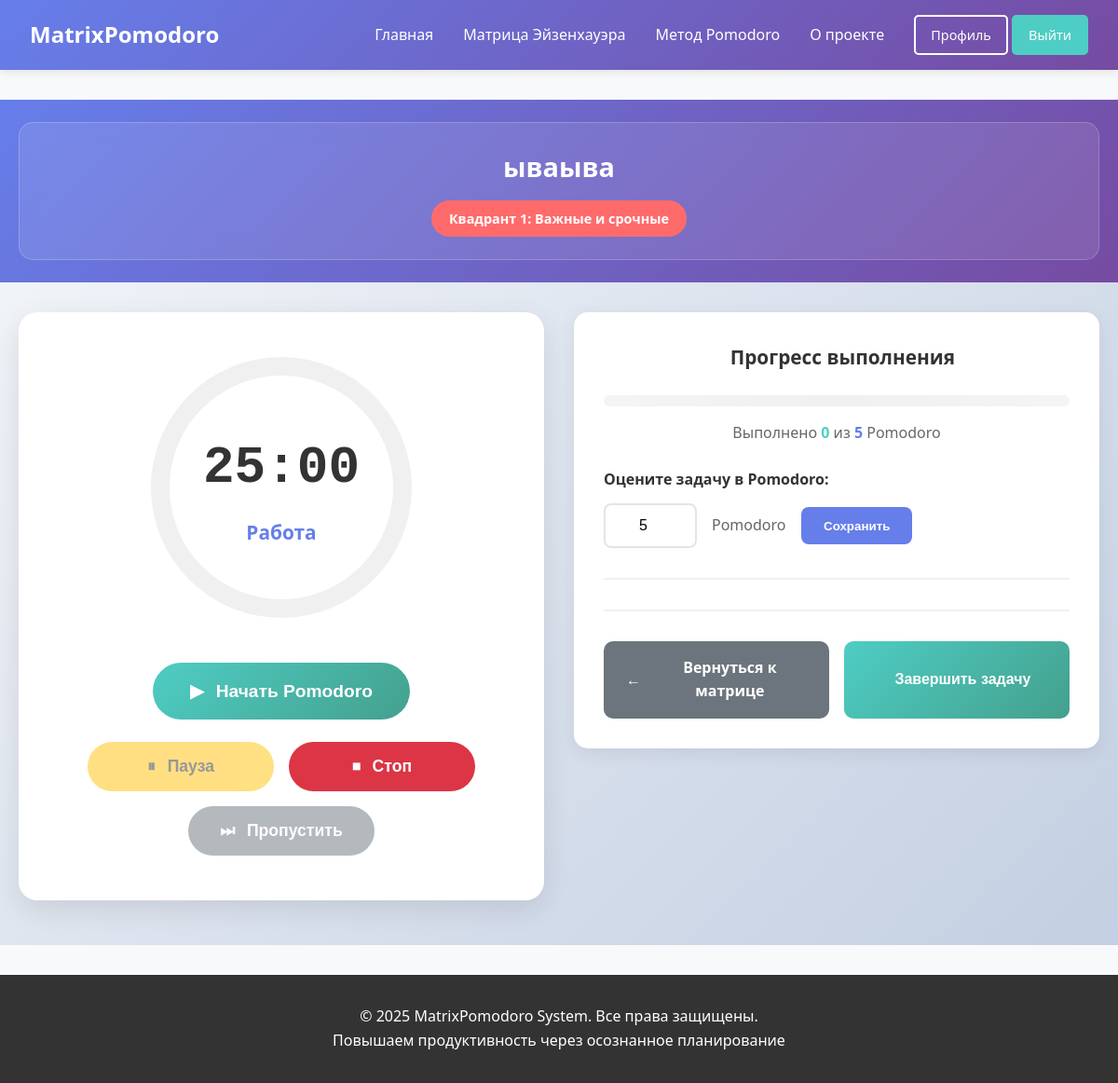
The app's page /pomodoro/task/17/ (signed in) with its own data.
### tasks/models.py (models this page shows, shortened)
class Task(models.Model):
    STATUS_CHOICES = [
        ('active', 'Активная'),
        ('completed', 'Завершена'),
        ('cancelled', 'Отменена'),
    ]
    user = models.ForeignKey(User, on_delete=models.CASCADE, verbose_name="Пользователь")
    quadrant = models.ForeignKey(EisenhowerQuadrant, on_delete=models.PROTECT,
                                 verbose_name="Квадрант", null=True, blank=True)
    title = models.CharField(max_length=200, verbose_name="Заголовок")
    description = models.TextField(blank=True, verbose_name="Описание")
    status = models.CharField(max_length=10, choices=STATUS_CHOICES, default='active', verbose_name="Статус")
    display_order = models.PositiveIntegerField(default=0, verbose_name="Порядок отображения")
    priority = models.PositiveIntegerField(default=1, verbose_name="Приоритет (1-10)")
    due_date = models.DateTimeField(null=True, blank=True, verbose_name="Срок выполнения")
    estimated_pomodoros = models.PositiveIntegerField(default=1, verbose_name="Планируемое количество Pomodoro")
    completed_pomodoros = models.PositiveIntegerField(default=0, verbose_name="Выполнено Pomodoro")
    created_at = models.DateTimeField(auto_now_add=True)
    updated_at = models.DateTimeField(auto_now=True)
    completed_at = models.DateTimeField(null=True, blank=True, verbose_name="Фактическое время выполнения")
    class Meta:
        verbose_name = "Задача"
        verbose_name_plural = "Задачи"
        ordering = ['quadrant__priority_order', 'display_order', 'created_at']

class EisenhowerQuadrant(models.Model):
    name = models.CharField(max_length=100, verbose_name="Название квадранта")
    description = models.TextField(verbose_name="Описание")
    priority_order = models.IntegerField(verbose_name="Порядок отображения (1-4)")
    color_code = models.CharField(max_length=7, default='#FFFFFF', verbose_name="Цвет (HEX)")
    icon = models.CharField(max_length=50, blank=True, verbose_name="Иконка")
    class Meta:
        verbose_name = "Квадрант Эйзенхауэра"
        verbose_name_plural = "Квадранты Эйзенхауэра"
        ordering = ['priority_order']

### pomodoro/views.py (the view)
# urls.py: path('task/<int:task_id>/', views.task_detail, name='task_detail'),
@login_required
def task_detail(request, task_id):
    task = get_object_or_404(Task, id=task_id, user=request.user)
    try:
        settings = UserSettings.objects.get(user=request.user)
    except UserSettings.DoesNotExist:
        settings = UserSettings.objects.create(user=request.user)
    today = timezone.now().date()
    today_sessions = PomodoroSession.objects.filter(
        user=request.user,
        task=task,
        start_time__date=today
    ).count()
    recent_sessions = PomodoroSession.objects.filter(
        user=request.user,
        task=task
    ).order_by('-start_time')[:5]
    if task.estimated_pomodoros > 0:
        progress_percentage = (task.completed_pomodoros / task.estimated_pomodoros) * 100
    else:
        progress_percentage = 0
    context = {
        'task': task,
        'settings': settings,
        'today_sessions': today_sessions,
        'recent_sessions': recent_sessions,
        'progress_percentage': progress_percentage,
    }
    return render(request, 'pomodoro/task_detail.html', context)

### pomodoro/templates/pomodoro/task_detail.html (shortened to what this page needs)
{% extends 'core/base.html' %}
{% load static %}
{% block extra_css %}
<link rel="stylesheet" href="{% static 'pomodoro/css/timer.css' %}">
{% endblock %}
{% block content %}
<div class="pomodoro-page">
    <div class="pomodoro-header">
        <div class="container">
            <div class="task-info-card">
                <div class="task-main-info" style="text-align: center; width: 100%;">
                    <h1 class="task-title">{{ task.title }}</h1>
                    <div class="task-meta-tags" style="justify-content: center;">
                        {% if task.quadrant %}
                        <span class="quadrant-tag" style="background-color: {{ task.quadrant.color_code|default:'#4ECDC4' }}">
                            {{ task.quadrant.name }}
                        </span>
                        {% endif %}
                    </div>
                </div>
            </div>
        </div>
    </div>
    <div class="container">
        <div class="pomodoro-main-layout">
            <div class="timer-column">
                <div class="timer-card">
                    <div class="timer-circle" id="timer-circle">
                        <div class="timer-display">
                            <div class="timer-time" id="timer-display">25:00</div>
                            <div class="timer-phase" id="timer-phase">Готов к работе</div>
                        </div>
                    </div>
                    <div class="timer-controls">
                        <button class="timer-btn btn-start" id="start-timer">
                        </button>
                        <div class="secondary-controls">
                            <button class="timer-btn btn-pause" id="pause-timer" disabled>
                                <span class="btn-icon">⏸</span>
                                <span class="btn-text">Пауза</span>
                            </button>
                            <button class="timer-btn btn-stop" id="stop-timer">
                                <span class="btn-icon">⏹</span>
                                <span class="btn-text">Стоп</span>
                            </button>
                            <button class="timer-btn btn-skip" id="skip-timer" disabled>
                                <span class="btn-icon">⏭</span>
                                <span class="btn-text">Пропустить</span>
                            </button>
                        </div>
                    </div>
                </div>
            </div>
            <div class="task-details-column">
                <div class="detail-card">
                    <h3 class="detail-title" style="text-align: center; justify-content: center; display: flex; align-items: center;">
                        Прогресс выполнения
                    </h3>
                    <div class="detail-content">
                        <div class="progress-container">
                            <div class="progress-bar">
                            </div>
                            <div class="progress-text" id="progress-text">
                            </div>
                        </div>
                        <div class="pomodoro-estimation">
                            <label for="estimated-pomodoros">Оцените задачу в Pomodoro:</label>
                            <div class="estimation-control">
                                <input type="number" id="estimated-pomodoros"
                                       value="{{ task.estimated_pomodoros }}"
                                       min="1" max="20" class="estimation-input">
                                <span class="estimation-label">Pomodoro</span>
                                <button class="btn-save-estimation" id="save-estimation-btn">Сохранить</button>
                            </div>
                        </div>
                        <div class="actions-container">
                            <div class="action-buttons">
                                <a href="{% url 'tasks:matrix' %}" class="action-btn btn-back">
                                    <span class="btn-icon">←</span>
                                    Вернуться к матрице
                                </a>
                                <button class="action-btn btn-complete" id="complete-task-btn">
                                    Завершить задачу
                                </button>
                            </div>
                        </div>
                    </div>
                </div>
            </div>
        </div>
    </div>
</div>
{% endblock %}

### core/static/core/css/base.css (style rules this page uses)
* { margin: 0; padding: 0; box-sizing: border-box; }
body { font-family: 'Segoe UI', Tahoma, Geneva, Verdana, sans-serif; line-height: 1.6; color: #333; background-color: #f8f9fa; min-height: 100vh; display: flex; flex-direction: column; }
.container { max-width: 1200px; margin: 0 auto; padding: 0 20px; }

### records on screen
Task: title "ываыва", quadrant.name "Квадрант 1: Важные и срочные", estimated_pomodoros "5"
